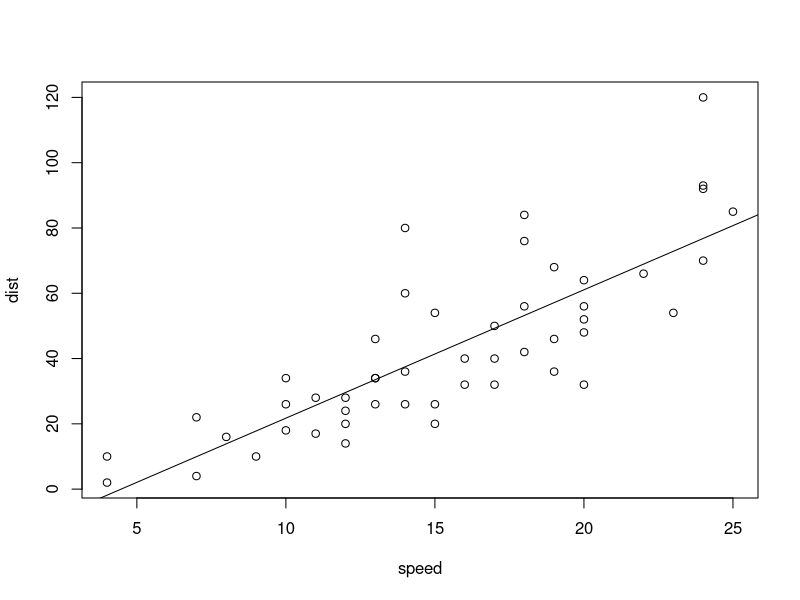
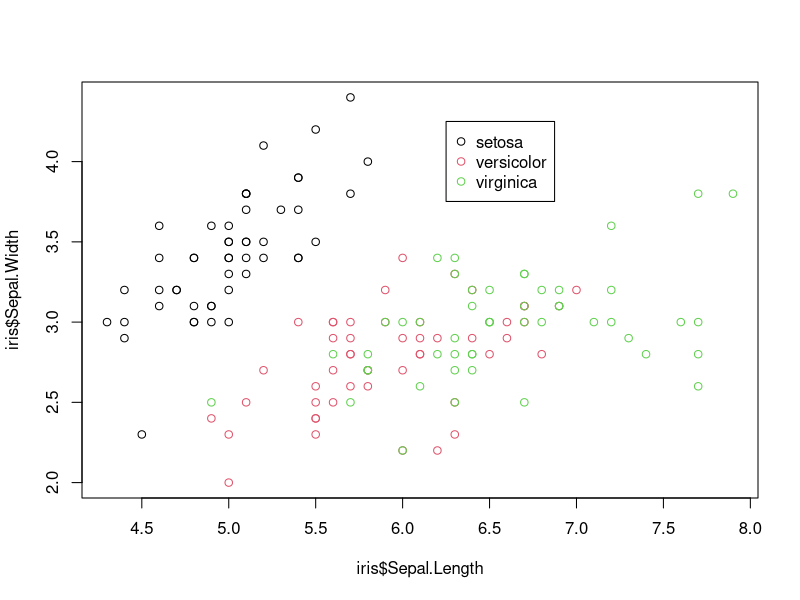
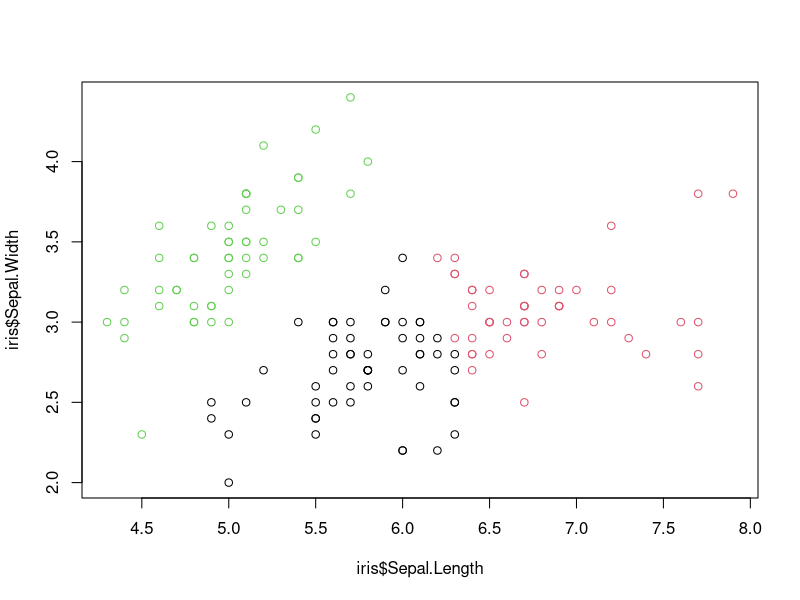

These figures' R source, in order:
## ---- chunk 1
head(cars) # Display first few records of a dataset
summary(cars) # Display summary statistics of a dataset
## ---- chunk 2
model <- lm(dist ~ speed, cars) # Linear model, the intercept term is implicit
plot(cars) # Draw a scatterplot, R guesses our x and y variables
abline(model) # Use our model's coefficients to draw a line
## ---- chunk 3
str(iris) # R's structure function
## ---- chunk 4
plot(x=iris$Sepal.Length, y=iris$Sepal.Width, col=iris$Species) # Colored scatterplot
legend(6.25, 4.25, legend=unique(iris$Species), col=1:length(iris$Species), pch=1) # Also add a legend
## ---- chunk 5
kmeans <- kmeans(iris[, 1:2], 3) # Run the k-means algorithm
plot(x=iris$Sepal.Length, y=iris$Sepal.Width, col=kmeans$cluster) # Plot the clusters
